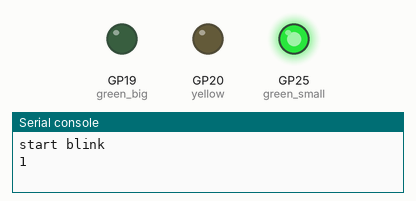
Bench run of a program on a simulated Raspberry Pi Pico running MicroPython. Parts: output pins drawn as LEDs (lit = HIGH), the last lines printed to the serial console. At 10.0 s the program stops and its outputs stay as they are.

Above: at 0.05 s.
At 1.45 s:
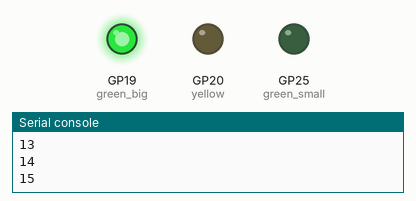
At 2.85 s:
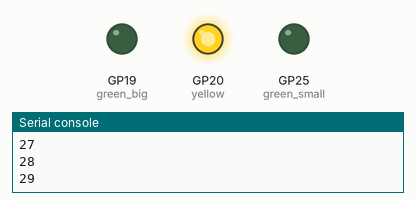
Timing chart, 0 to 3.1 s (numbered marks = the images above):
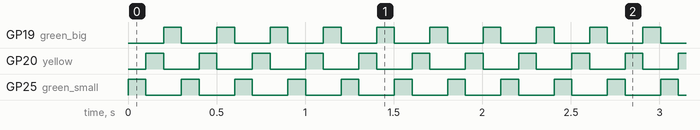

Measured:
- by itself, GP19 (green_big), GP20 (yellow): alternates HIGH for 0.10 s and LOW for 0.20 s, 66 changes in all, then stays LOW
- by itself, GP25 (green_small): alternates HIGH for 0.10 s and LOW for 0.20 s, 68 changes in all, then stays LOW

The program:

lights.py
```python
from machine import Pin
import time

green_small = Pin(25, Pin.OUT)

green_big = Pin(19, Pin.OUT)
yellow = Pin(20, Pin.OUT)

repetitions = 100
num = 0

print("start blink")
while num < repetitions:
    num = num + 1
    print(num)
    if (num % 3 == 0):
        green_big.value(1)
        green_small.value(0)
        yellow.value(0)
    if (num % 3 == 1):
        green_big.value(0)
        green_small.value(1)
        yellow.value(0)
    if (num % 3 == 2):
        green_big.value(0)
        green_small.value(0)
        yellow.value(1)
    time.sleep(0.1)
print("stop blink")

# Turn all lamps off
green_big.value(0)
green_small.value(0)
yellow.value(0)


run_port_test = False
number = 0
if (run_port_test):
    print("test all ports")
    while number < 29:
        print(number)
        pin = Pin(number, Pin.OUT)
        pin.value(1)
        time.sleep(0.4)
        number = number + 1
```
